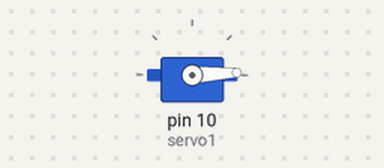
Simulated run of this sketch. Board: Arduino Uno, built with avr-gcc and run on an emulated ATmega328P. On the bench: servo.

Above: at 0.05 s.
At 0.9 s:
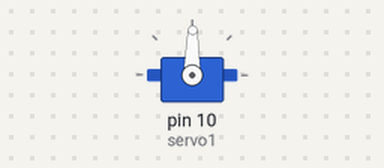
At 1.75 s:
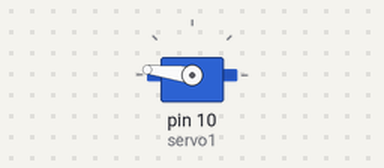
At 3.45 s:
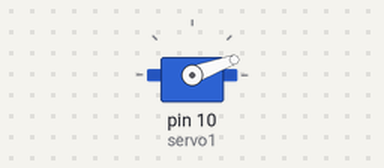
Timing chart, 0 to 8.4 s (numbered marks = the images above):
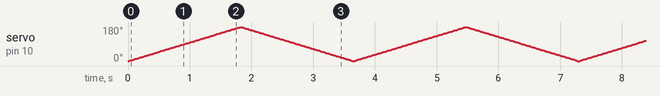

The sketch:

servo_prometec.ino
```cpp
//https://www.prometec.net/servos/


#include <Servo.h>                    // Incluir la librería Servo
Servo servo1;                         // Crear un objeto tipo Servo llamado servo1
int angulo = 0 ;

void setup()
    {
        servo1.attach(10) ;             // En el MotorShield v1 de adafruti Conectar servo1 al pin 9 o 10
    }

void loop()
    {
        for(angulo  = 0; angulo  <= 180; angulo  += 1)   //incrementa angulo 1 grado
            {
                 servo1.write(angulo);
                 delay(10);
            }
        for(angulo  = 180; angulo  >=0; angulo  -=1 )    //decrementa angulo 1 grado
            {
                 servo1.write( angulo );
                 delay(10);
            }
    }
```
